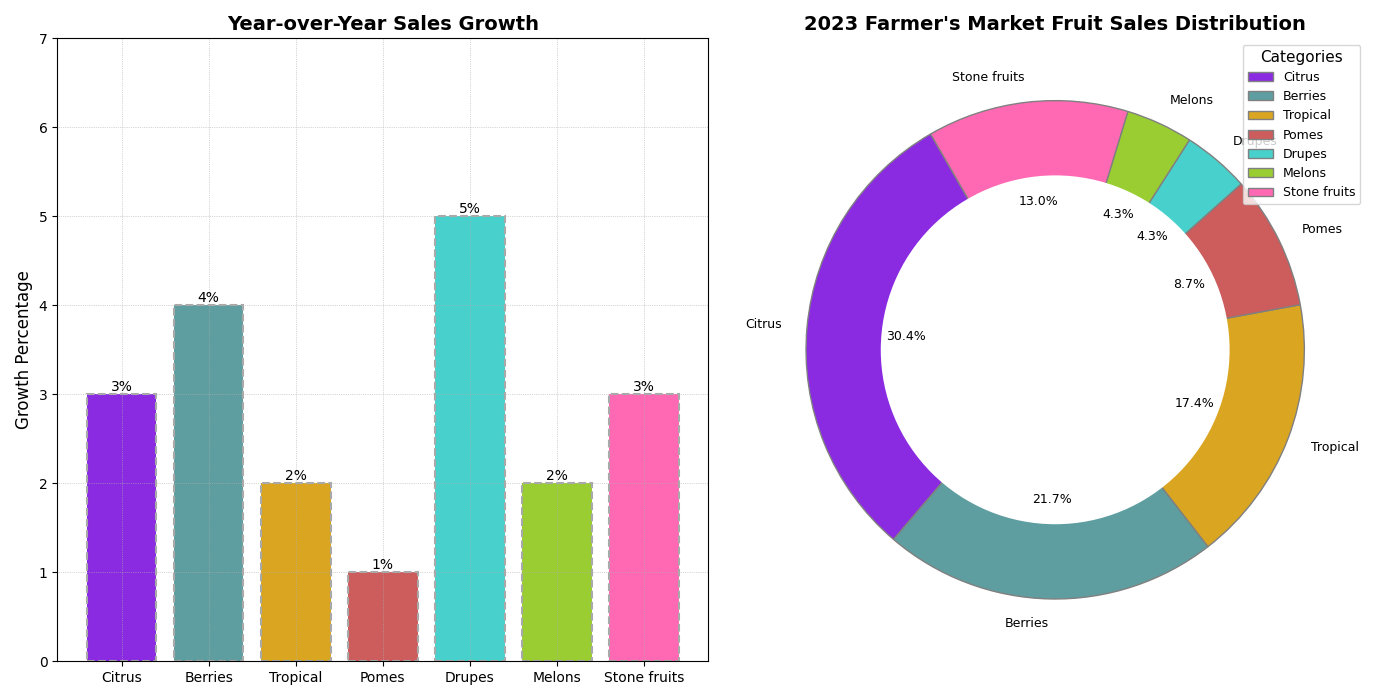

Here is the Python script that generated this plot:
import matplotlib.pyplot as plt

fruit_categories = ['Citrus', 'Berries', 'Tropical', 'Pomes', 'Drupes', 'Melons', 'Stone fruits']
fruit_popularity = [35, 25, 20, 10, 5, 5, 15]
sales_growth = [3, 4, 2, 1, 5, 2, 3]

# Updated colors
colors = ['#8A2BE2', '#5F9EA0', '#DAA520', '#CD5C5C', '#48D1CC', '#9ACD32', '#FF69B4']

fig, (ax1, ax2) = plt.subplots(1, 2, figsize=(14, 7))

bars = ax1.bar(fruit_categories, sales_growth, color=colors, edgecolor='darkgrey', linestyle='--', linewidth=1.5)

for bar in bars:
    height = bar.get_height()
    ax1.text(bar.get_x() + bar.get_width() / 2, height, f'{height}%', ha='center', va='bottom', fontsize=10)

ax1.set_title("Year-over-Year Sales Growth", fontsize=14, fontweight='bold')
ax1.set_ylabel("Growth Percentage", fontsize=12)
ax1.set_ylim(0, max(sales_growth) + 2)

ax1.grid(which='major', linestyle=':', linewidth=0.5)

wedges, texts, autotexts = ax2.pie(fruit_popularity, labels=fruit_categories, autopct='%1.1f%%',
                                   startangle=120, colors=colors,
                                   wedgeprops=dict(edgecolor='gray'), shadow=False)

for autotext in autotexts:
    autotext.set_color('black')
    autotext.set_fontsize(9)
    autotext.set_fontweight('normal')

for text in texts:
    text.set_fontsize(9)
    text.set_fontweight('normal')

ax2.set_title("2023 Farmer's Market Fruit Sales Distribution", fontsize=14, fontweight='bold')

ax2.legend(wedges, fruit_categories, title="Categories", loc='upper right', fontsize=9, title_fontsize=11)

centre_circle = plt.Circle((0, 0), 0.70, fc='white')
ax2.add_artist(centre_circle)

plt.tight_layout()
plt.show()
